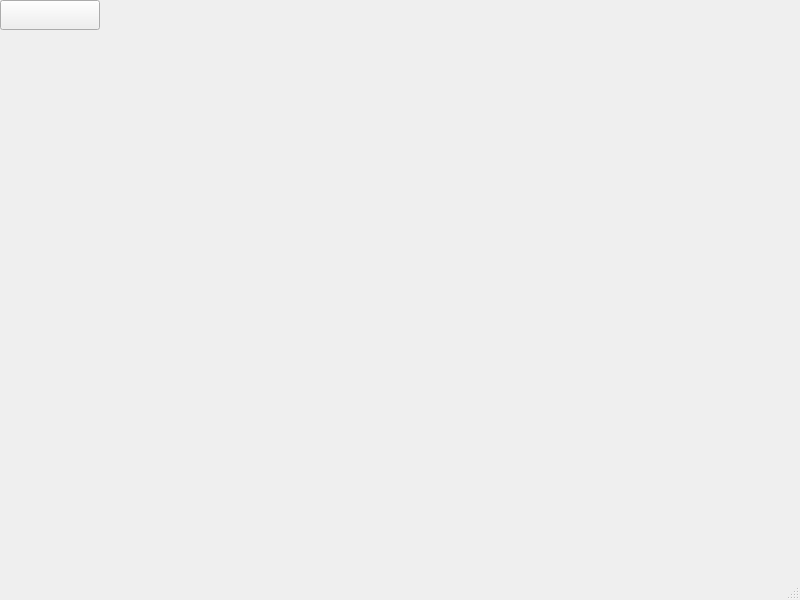
<?xml version="1.0" encoding="UTF-8"?>
<ui version="4.0">
 <class>MainWindow</class>
 <widget class="QMainWindow" name="MainWindow">
  <property name="geometry">
   <rect>
    <x>0</x>
    <y>0</y>
    <width>800</width>
    <height>600</height>
   </rect>
  </property>
  <property name="windowTitle">
   <string>MainWindow</string>
  </property>
  <widget class="QPushButton" name="loginButton"/>
  <widget class="QMenuBar" name="menubar">
   <property name="geometry">
    <rect>
     <x>0</x>
     <y>0</y>
     <width>800</width>
     <height>22</height>
    </rect>
   </property>
  </widget>
  <widget class="QStatusBar" name="statusbar"/>
 </widget>
 <resources/>
 <connections/>
</ui>
